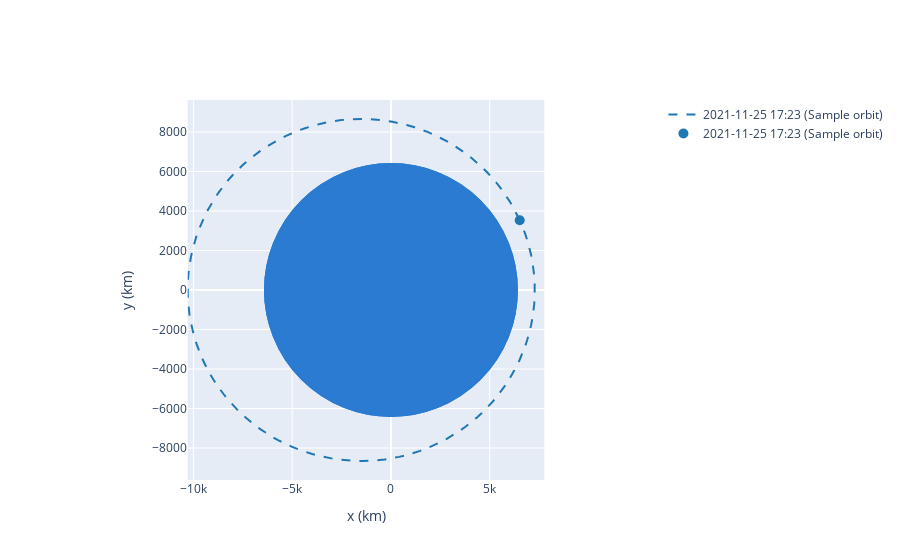

Notebook source saved alongside this figure:
### Code cell
ss.plot(label="Sample orbit", interactive=True)

### Figure 1 — Plotly figure (JSON) as saved in the notebook; plotly's stock layout.template omitted (floating-point values rounded to 4 significant figures; data arrays with more than 128 entries replaced by an {"elided": "..."} marker saying what was removed)
{"data": [{"hoverinfo": "none", "line": {"color": "rgb(31, 119, 180)", "dash": "dash", "width": 2}, "mode": "lines", "name": "2021-11-25 17:23 (Sample orbit)", "type": "scatter", "x": {"elided": "150 float values"}, "y": {"elided": "150 float values"}}, {"marker": {"color": "rgb(31, 119, 180)", "size": 10}, "mode": "markers", "name": "2021-11-25 17:23 (Sample orbit)", "type": "scatter", "x": [6519.0], "y": [3532.0]}], "layout": {"autosize": true, "shapes": [{"fillcolor": "#2a7bd1", "line": {"color": "#2a7bd1"}, "opacity": 1, "type": "circle", "x0": -6378.0, "x1": 6378.0, "xref": "x", "y0": -6378.0, "y1": 6378.0, "yref": "y"}, {"fillcolor": "#2a7bd1", "line": {"color": "#2a7bd1"}, "opacity": 1, "type": "circle", "x0": -6378.0, "x1": 6378.0, "xref": "x", "y0": -6378.0, "y1": 6378.0, "yref": "y"}], "xaxis": {"constrain": "domain", "title": {"text": "x (km)"}}, "yaxis": {"scaleanchor": "x", "title": {"text": "y (km)"}}}}
